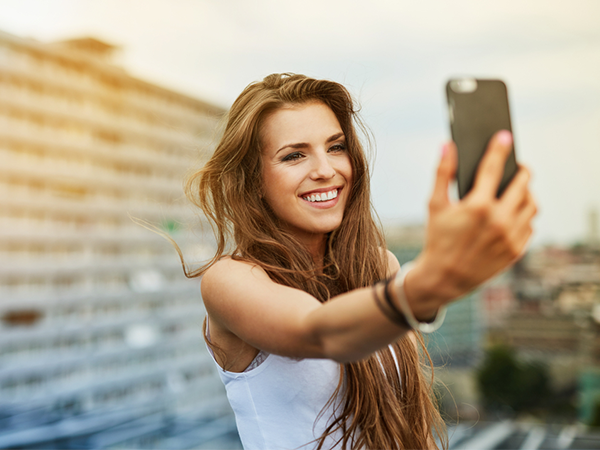
#> input picture pixelate_test/selfie.png, 600 x 450 px
$ python pixelate.py
#> lines starting #> are read from the running program, lines starting #| are printed output that depends on the picture
from PIL import Image
import numpy as np

im_frame = Image.open('selfie.png')
#> im_frame is the input picture: PIL image 600x450 RGBA; mean R, G, B, A 174.5, 162, 141.9, 255

image_in = np.array(im_frame)
new_image = np.empty_like(image_in)

(face_x, face_y, face_w, face_h) = (235, 75, 140, 160)

pixel_buffer = [0] * 32

blocksize = 8

for y in range(im_frame.height):
	for x in range(im_frame.width):

		dr = image_in[y][x]

		if x >= face_x and x <= face_x + face_w and y >= face_y and y <= face_y + face_h:
			if (x-face_x) % blocksize == 0 and (y-face_y) % blocksize == 0:
				pixel_buffer[(x-face_x)//blocksize] = dr
				dn = dr
			else:
				dn = pixel_buffer[(x-face_x)//blocksize]
		else:
			dn = dr

		new_image[y][x] = dn
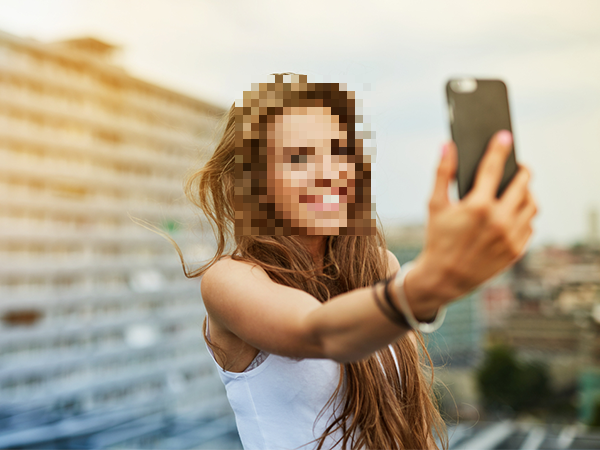
#> new_image: shape (450, 600, 4); mean R, G, B, A 174.8, 162.2, 142.1, 255
#> after the loop, pixel_buffer = 32 items, first 6: [120, 78, 42, 255], [121, 78, 37, 255], [143, 95, 50, 255], [110, 69, 37, 255], [102, 65, 35, 255], [101, 59, 29, 255]

img_out = Image.fromarray(new_image)
im_frame.show()
img_out.show()
